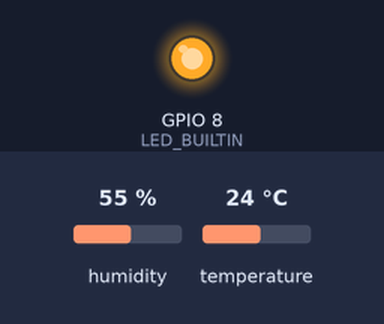
The program below on a simulated ESP32-C6. On the bench: output pins drawn as LEDs (lit = HIGH). The inputs (shaded band) are chosen by the test bench; at power-on: humidity 55 %, temperature 24 °C. WiFi joins after 1.5 s; servers stay silent unless stated; uploads are accepted with an empty reply; what the program prints to the serial monitor is not drawn.

Above: at 2.0 s.
At 32.6 s:
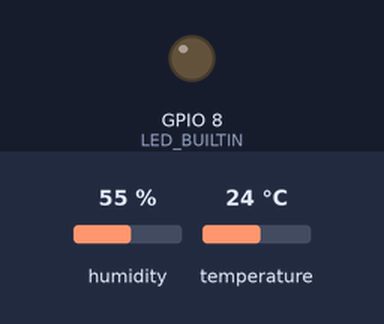
Timing chart, 0 to 81.1 s (numbered marks = the images above):
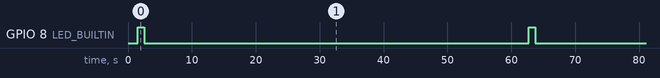

Measured:
- by itself, GPIO 8 (LED_BUILTIN): alternates HIGH for 1.0 s and LOW for 60.2 s

The program:

main.cpp
```cpp
#include <Arduino.h>
#include <DHT.h>
#include <WiFi.h>
#include <HTTPClient.h>
#include <ArduinoJson.h>

#define DHTPIN 5
#define DHTTYPE DHT11
DHT dht(DHTPIN, DHTTYPE);

const char* ssid = "Platform_9_3/4";
const char* password = "muriasy3";
const char* serverUrl = "http://192.168.1.127:3000/api/measurements";
const char* apiKey = "yQ2Xe3JHc8zSvwCjV2vniPad";

void setup(){
    Serial.begin(115200);
    dht.begin();
    pinMode(LED_BUILTIN, OUTPUT);

    WiFi.begin(ssid, password);
    while (WiFi.status() != WL_CONNECTED){
        delay(500);
        Serial.print(".");
    }
    Serial.println();
    Serial.print("Connect to network: ");
    Serial.println(ssid);
}

void loop(){
    float humidity = dht.readHumidity();
    float temperature = dht.readTemperature();

    if (isnan(humidity) || isnan(temperature)){
        Serial.println("Error, read of sensor");
        delay(2000);
        return;
    }

    Serial.print("Humidity: ");
    Serial.print(humidity);
    Serial.print("% ;");
    Serial.print(" Temperature: ");
    Serial.print(temperature);
    Serial.println("°C ");

    digitalWrite(LED_BUILTIN, HIGH);
    delay(1000);
    digitalWrite(LED_BUILTIN, LOW);

    HTTPClient http;
    http.begin(serverUrl);
    http.addHeader("Content-Type", "application/json");
    http.addHeader("Accept","application/json");
    http.addHeader("Authorization", String("Bearer ") + apiKey);

    String jsonData = "{\"measurement\":{\"temperature\":" + String(temperature) + ",\"humidity\":" + String(humidity) + "}}";
    int httpResponseCode = http.POST(jsonData);

    if (httpResponseCode > 0){
        Serial.print("Response code HTTP: ");
        Serial.println(httpResponseCode);

        String serverResponse = http.getString();
        Serial.print("Response: ");
        Serial.println(serverResponse);

        JsonDocument document;
        DeserializationError error = deserializeJson(document, serverResponse);

        if(!error) {
            const char* message = document["message"];
            Serial.print("Message from server: ");
            Serial.println(message);
        } else {
            Serial.println("Error, parse of JSON!");
        }
    } else {
        Serial.print("Error HTTP POST, code: ");
        Serial.println(httpResponseCode);
    }

    http.end();
    delay(60000);
}
```
